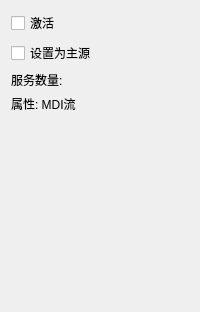
             <widget class="QWidget" name="page_6">
              <layout class="QVBoxLayout" name="verticalLayout_15">
               <item>
                <widget class="QCheckBox" name="checkBox_15">
                 <property name="text">
                  <string>激活</string>
                 </property>
                </widget>
               </item>
               <item>
                <widget class="QCheckBox" name="checkBox_16">
                 <property name="text">
                  <string>设置为主源</string>
                 </property>
                </widget>
               </item>
               <item>
                <widget class="QLabel" name="label_13">
                 <property name="maximumSize">
                  <size>
                   <width>100</width>
                   <height>80</height>
                  </size>
                 </property>
                 <property name="text">
                  <string>服务数量:</string>
                 </property>
                </widget>
               </item>
               <item>
                <widget class="QLabel" name="label_19">
                 <property name="text">
                  <string>属性: MDI流</string>
                 </property>
                </widget>
               </item>
               <item>
                <spacer name="verticalSpacer_3">
                 <property name="orientation">
                  <enum>Qt::Vertical</enum>
                 </property>
                 <property name="sizeHint" stdset="0">
                  <size>
                   <width>20</width>
                   <height>188</height>
                  </size>
                 </property>
                </spacer>
               </item>
              </layout>
             </widget>
